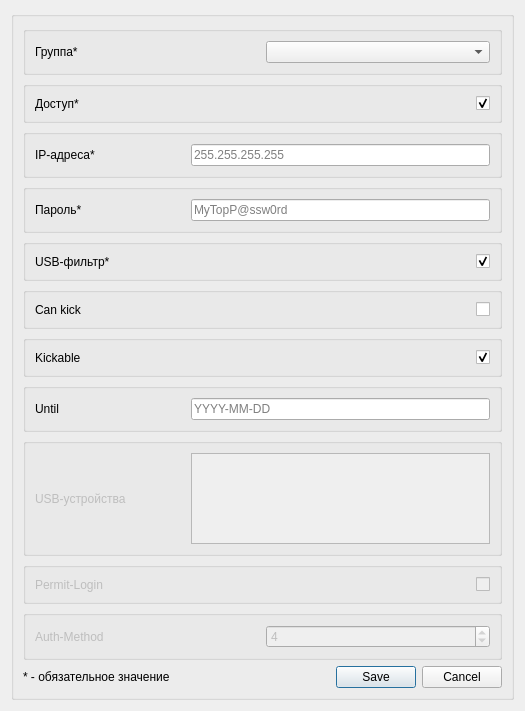
<?xml version="1.0" encoding="UTF-8"?>
<ui version="4.0">
    <class>win_new_policies</class>
    <widget class="QDialog" name="win_new_policies">
        <property name="geometry">
            <rect>
                <x>0</x>
                <y>0</y>
                <width>525</width>
                <height>711</height>
            </rect>
        </property>
        <property name="windowTitle">
            <string>Новая политика</string>
        </property>
        <layout class="QGridLayout" name="gridLayout">
            <item row="0" column="0">
                <widget class="QGroupBox" name="groupBox_6">
                    <property name="title">
                        <string/>
                    </property>
                    <layout class="QGridLayout" name="gridLayout_2">
                        <item row="1" column="0">
                            <widget class="QLabel" name="label">
                                <property name="text">
                                    <string>* - обязательное значение</string>
                                </property>
                            </widget>
                        </item>
                        <item row="1" column="1">
                            <widget class="QDialogButtonBox" name="btns">
                                <property name="orientation">
                                    <enum>Qt::Orientation::Horizontal</enum>
                                </property>
                                <property name="standardButtons">
                                    <set>
                                        QDialogButtonBox::StandardButton::Cancel|QDialogButtonBox::StandardButton::Save
                                    </set>
                                </property>
                            </widget>
                        </item>
                        <item row="0" column="0" colspan="2">
                            <layout class="QVBoxLayout" name="verticalLayout" stretch="0,0,0,0,0,0,0,0,0,0,0">
                                <item>
                                    <widget class="QGroupBox" name="groupBox_7">
                                        <property name="flat">
                                            <bool>false</bool>
                                        </property>
                                        <layout class="QHBoxLayout" name="horizontalLayout_8">
                                            <item>
                                                <widget class="QLabel" name="label_3">
                                                    <property name="sizePolicy">
                                                        <sizepolicy hsizetype="Preferred" vsizetype="Preferred">
                                                            <horstretch>0</horstretch>
                                                            <verstretch>0</verstretch>
                                                        </sizepolicy>
                                                    </property>
                                                    <property name="minimumSize">
                                                        <size>
                                                            <width>150</width>
                                                            <height>0</height>
                                                        </size>
                                                    </property>
                                                    <property name="text">
                                                        <string>Группа*</string>
                                                    </property>
                                                </widget>
                                            </item>
                                            <item>
                                                <widget class="QComboBox" name="le_group">
                                                    <property name="placeholderText">
                                                        <string>Выберите группу...</string>
                                                    </property>
                                                </widget>
                                            </item>
                                        </layout>
                                    </widget>
                                </item>
                                <item>
                                    <widget class="QGroupBox" name="groupBox">
                                        <layout class="QHBoxLayout" name="horizontalLayout">
                                            <item>
                                                <widget class="QLabel" name="users_fullname_label">
                                                    <property name="sizePolicy">
                                                        <sizepolicy hsizetype="Preferred" vsizetype="Preferred">
                                                            <horstretch>0</horstretch>
                                                            <verstretch>0</verstretch>
                                                        </sizepolicy>
                                                    </property>
                                                    <property name="minimumSize">
                                                        <size>
                                                            <width>150</width>
                                                            <height>0</height>
                                                        </size>
                                                    </property>
                                                    <property name="text">
                                                        <string>Доступ*</string>
                                                    </property>
                                                </widget>
                                            </item>
                                            <item>
                                                <widget class="QCheckBox" name="cb_access">
                                                    <property name="layoutDirection">
                                                        <enum>Qt::LayoutDirection::RightToLeft</enum>
                                                    </property>
                                                    <property name="text">
                                                        <string/>
                                                    </property>
                                                    <property name="checked">
                                                        <bool>true</bool>
                                                    </property>
                                                </widget>
                                            </item>
                                        </layout>
                                    </widget>
                                </item>
                                <item>
                                    <widget class="QGroupBox" name="groupBox_2">
                                        <property name="flat">
                                            <bool>false</bool>
                                        </property>
                                        <layout class="QHBoxLayout" name="horizontalLayout_2">
                                            <item>
                                                <widget class="QLabel" name="label_2">
                                                    <property name="sizePolicy">
                                                        <sizepolicy hsizetype="Preferred" vsizetype="Preferred">
                                                            <horstretch>0</horstretch>
                                                            <verstretch>0</verstretch>
                                                        </sizepolicy>
                                                    </property>
                                                    <property name="minimumSize">
                                                        <size>
                                                            <width>150</width>
                                                            <height>0</height>
                                                        </size>
                                                    </property>
                                                    <property name="text">
                                                        <string>IP-адреса*</string>
                                                    </property>
                                                </widget>
                                            </item>
                                            <item>
                                                <widget class="QLineEdit" name="le_ip">
                                                    <property name="layoutDirection">
                                                        <enum>Qt::LayoutDirection::LeftToRight</enum>
                                                    </property>
                                                    <property name="text">
                                                        <string/>
                                                    </property>
                                                    <property name="dragEnabled">
                                                        <bool>false</bool>
                                                    </property>
                                                    <property name="readOnly">
                                                        <bool>false</bool>
                                                    </property>
                                                    <property name="placeholderText">
                                                        <string>255.255.255.255</string>
                                                    </property>
                                                </widget>
                                            </item>
                                        </layout>
                                    </widget>
                                </item>
                                <item>
                                    <widget class="QGroupBox" name="groupBox_43">
                                        <layout class="QHBoxLayout" name="horizontalLayout_56">
                                            <item>
                                                <widget class="QLabel" name="label_56">
                                                    <property name="sizePolicy">
                                                        <sizepolicy hsizetype="Preferred" vsizetype="Preferred">
                                                            <horstretch>0</horstretch>
                                                            <verstretch>0</verstretch>
                                                        </sizepolicy>
                                                    </property>
                                                    <property name="minimumSize">
                                                        <size>
                                                            <width>150</width>
                                                            <height>0</height>
                                                        </size>
                                                    </property>
                                                    <property name="text">
                                                        <string>Пароль*</string>
                                                    </property>
                                                </widget>
                                            </item>
                                            <item>
                                                <widget class="QLineEdit" name="le_pass">
                                                    <property name="text">
                                                        <string/>
                                                    </property>
                                                    <property name="echoMode">
                                                        <enum>QLineEdit::EchoMode::PasswordEchoOnEdit</enum>
                                                    </property>
                                                    <property name="placeholderText">
                                                        <string>MyTopP@ssw0rd</string>
                                                    </property>
                                                </widget>
                                            </item>
                                        </layout>
                                    </widget>
                                </item>
                                <item>
                                    <widget class="QGroupBox" name="groupBox_8">
                                        <layout class="QHBoxLayout" name="horizontalLayout_7">
                                            <item>
                                                <widget class="QLabel" name="label_13">
                                                    <property name="minimumSize">
                                                        <size>
                                                            <width>150</width>
                                                            <height>0</height>
                                                        </size>
                                                    </property>
                                                    <property name="text">
                                                        <string>USB-фильтр*</string>
                                                    </property>
                                                </widget>
                                            </item>
                                            <item>
                                                <widget class="QCheckBox" name="cb_usb_filter">
                                                    <property name="layoutDirection">
                                                        <enum>Qt::LayoutDirection::RightToLeft</enum>
                                                    </property>
                                                    <property name="text">
                                                        <string/>
                                                    </property>
                                                    <property name="checked">
                                                        <bool>true</bool>
                                                    </property>
                                                </widget>
                                            </item>
                                        </layout>
                                    </widget>
                                </item>
                                <item>
                                    <widget class="QGroupBox" name="groupBox_5">
                                        <layout class="QHBoxLayout" name="horizontalLayout_6">
                                            <item>
                                                <widget class="QLabel" name="label_10">
                                                    <property name="minimumSize">
                                                        <size>
                                                            <width>150</width>
                                                            <height>0</height>
                                                        </size>
                                                    </property>
                                                    <property name="text">
                                                        <string>Can kick</string>
                                                    </property>
                                                </widget>
                                            </item>
                                            <item>
                                                <widget class="QCheckBox" name="cb_can_kick">
                                                    <property name="layoutDirection">
                                                        <enum>Qt::LayoutDirection::RightToLeft</enum>
                                                    </property>
                                                    <property name="text">
                                                        <string/>
                                                    </property>
                                                    <property name="checkable">
                                                        <bool>true</bool>
                                                    </property>
                                                    <property name="checked">
                                                        <bool>false</bool>
                                                    </property>
                                                </widget>
                                            </item>
                                        </layout>
                                    </widget>
                                </item>
                                <item>
                                    <widget class="QGroupBox" name="groupBox_34">
                                        <layout class="QHBoxLayout" name="horizontalLayout_43">
                                            <item>
                                                <widget class="QLabel" name="label_44">
                                                    <property name="minimumSize">
                                                        <size>
                                                            <width>150</width>
                                                            <height>0</height>
                                                        </size>
                                                    </property>
                                                    <property name="text">
                                                        <string>Kickable</string>
                                                    </property>
                                                </widget>
                                            </item>
                                            <item>
                                                <widget class="QCheckBox" name="cb_kickable">
                                                    <property name="layoutDirection">
                                                        <enum>Qt::LayoutDirection::RightToLeft</enum>
                                                    </property>
                                                    <property name="text">
                                                        <string/>
                                                    </property>
                                                    <property name="checked">
                                                        <bool>true</bool>
                                                    </property>
                                                </widget>
                                            </item>
                                        </layout>
                                    </widget>
                                </item>
                                <item>
                                    <widget class="QGroupBox" name="groupBox_42">
                                        <layout class="QHBoxLayout" name="horizontalLayout_55">
                                            <item>
                                                <widget class="QLabel" name="label_55">
                                                    <property name="minimumSize">
                                                        <size>
                                                            <width>150</width>
                                                            <height>0</height>
                                                        </size>
                                                    </property>
                                                    <property name="text">
                                                        <string>Until</string>
                                                    </property>
                                                </widget>
                                            </item>
                                            <item>
                                                <widget class="QLineEdit" name="le_until">
                                                    <property name="toolTip">
                                                        <string>Если не указано - доступ будет выдан до 2024 года
                                                        </string>
                                                    </property>
                                                    <property name="text">
                                                        <string/>
                                                    </property>
                                                    <property name="placeholderText">
                                                        <string>YYYY-MM-DD</string>
                                                    </property>
                                                </widget>
                                            </item>
                                        </layout>
                                    </widget>
                                </item>
                                <item>
                                    <widget class="QGroupBox" name="gb_usb">
                                        <property name="enabled">
                                            <bool>false</bool>
                                        </property>
                                        <layout class="QHBoxLayout" name="horizontalLayout_9">
                                            <item>
                                                <widget class="QLabel" name="label_14">
                                                    <property name="minimumSize">
                                                        <size>
                                                            <width>150</width>
                                                            <height>0</height>
                                                        </size>
                                                    </property>
                                                    <property name="text">
                                                        <string>USB-устройства</string>
                                                    </property>
                                                </widget>
                                            </item>
                                            <item>
                                                <widget class="QListWidget" name="list_usb">
                                                    <property name="tabKeyNavigation">
                                                        <bool>true</bool>
                                                    </property>
                                                    <property name="isWrapping" stdset="0">
                                                        <bool>false</bool>
                                                    </property>
                                                    <property name="resizeMode">
                                                        <enum>QListView::ResizeMode::Fixed</enum>
                                                    </property>
                                                    <property name="viewMode">
                                                        <enum>QListView::ViewMode::ListMode</enum>
                                                    </property>
                                                    <property name="modelColumn">
                                                        <number>0</number>
                                                    </property>
                                                    <property name="sortingEnabled">
                                                        <bool>true</bool>
                                                    </property>
                                                </widget>
                                            </item>
                                        </layout>
                                    </widget>
                                </item>
                                <item>
                                    <widget class="QGroupBox" name="groupBox_4">
                                        <property name="enabled">
                                            <bool>false</bool>
                                        </property>
                                        <layout class="QHBoxLayout" name="horizontalLayout_5">
                                            <item>
                                                <widget class="QLabel" name="label_12">
                                                    <property name="minimumSize">
                                                        <size>
                                                            <width>150</width>
                                                            <height>0</height>
                                                        </size>
                                                    </property>
                                                    <property name="text">
                                                        <string>Permit-Login</string>
                                                    </property>
                                                </widget>
                                            </item>
                                            <item>
                                                <widget class="QCheckBox" name="cb_permit_login">
                                                    <property name="layoutDirection">
                                                        <enum>Qt::LayoutDirection::RightToLeft</enum>
                                                    </property>
                                                    <property name="text">
                                                        <string/>
                                                    </property>
                                                    <property name="checked">
                                                        <bool>false</bool>
                                                    </property>
                                                </widget>
                                            </item>
                                        </layout>
                                    </widget>
                                </item>
                                <item>
                                    <widget class="QGroupBox" name="groupBox_3">
                                        <property name="enabled">
                                            <bool>false</bool>
                                        </property>
                                        <layout class="QHBoxLayout" name="horizontalLayout_4">
                                            <item>
                                                <widget class="QLabel" name="label_11">
                                                    <property name="enabled">
                                                        <bool>false</bool>
                                                    </property>
                                                    <property name="sizePolicy">
                                                        <sizepolicy hsizetype="Preferred" vsizetype="Preferred">
                                                            <horstretch>0</horstretch>
                                                            <verstretch>0</verstretch>
                                                        </sizepolicy>
                                                    </property>
                                                    <property name="minimumSize">
                                                        <size>
                                                            <width>150</width>
                                                            <height>0</height>
                                                        </size>
                                                    </property>
                                                    <property name="text">
                                                        <string>Auth-Method</string>
                                                    </property>
                                                </widget>
                                            </item>
                                            <item>
                                                <widget class="QSpinBox" name="le_authmethod">
                                                    <property name="maximum">
                                                        <number>6</number>
                                                    </property>
                                                    <property name="value">
                                                        <number>4</number>
                                                    </property>
                                                </widget>
                                            </item>
                                        </layout>
                                    </widget>
                                </item>
                            </layout>
                        </item>
                    </layout>
                </widget>
            </item>
        </layout>
    </widget>
    <tabstops>
        <tabstop>le_group</tabstop>
        <tabstop>cb_access</tabstop>
        <tabstop>le_ip</tabstop>
        <tabstop>le_pass</tabstop>
        <tabstop>cb_usb_filter</tabstop>
        <tabstop>cb_can_kick</tabstop>
        <tabstop>cb_kickable</tabstop>
        <tabstop>le_until</tabstop>
        <tabstop>list_usb</tabstop>
        <tabstop>cb_permit_login</tabstop>
        <tabstop>le_authmethod</tabstop>
    </tabstops>
    <resources/>
    <connections>
        <connection>
            <sender>btns</sender>
            <signal>accepted()</signal>
            <receiver>win_new_policies</receiver>
            <slot>accept()</slot>
            <hints>
                <hint type="sourcelabel">
                    <x>380</x>
                    <y>643</y>
                </hint>
                <hint type="destinationlabel">
                    <x>157</x>
                    <y>274</y>
                </hint>
            </hints>
        </connection>
        <connection>
            <sender>btns</sender>
            <signal>rejected()</signal>
            <receiver>win_new_policies</receiver>
            <slot>reject()</slot>
            <hints>
                <hint type="sourcelabel">
                    <x>380</x>
                    <y>643</y>
                </hint>
                <hint type="destinationlabel">
                    <x>286</x>
                    <y>274</y>
                </hint>
            </hints>
        </connection>
    </connections>
</ui>
